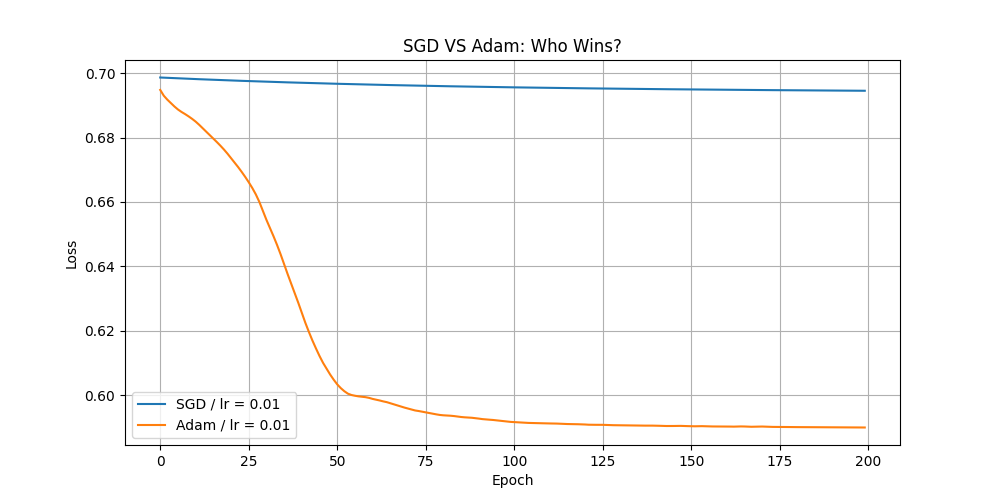

This figure's Python source:
import torch 
import torch.nn as nn
import numpy as np
import matplotlib.pyplot as plt
from sklearn.datasets import make_moons , make_circles

# MOONS 
# Generate Dataset
X , y = make_moons(n_samples = 1000 , noise = 0.2 , random_state = 42)
X_train = torch.FloatTensor(X)
y_train = torch.LongTensor(y)

# Visualize the data 
plt.scatter(X[:,0], X[:,1], c=y)
plt.title('The Moons Dataset - Can your optimizer solve this?')
plt.xlabel('Feature 1')
plt.ylabel('Feature 2')
plt.savefig('dataset.png')
plt.show()

# Build MLP 
class Moons_mlp(nn.Module):

    def __init__(self):
        super().__init__()
        self.layer = nn.Sequential(
            nn.Linear(2, 10),
            nn.ReLU(),
            nn.Linear(10, 5),
            nn.ReLU(),
            nn.Linear(5, 2)
        )

    def forward(self, x):
        return self.layer(x)
    
# Train the Model
def train_model(model , optimizer_name , lr = 0.01 , epochs = 100):
    loss = nn.CrossEntropyLoss()

    if optimizer_name == 'SGD' :
        optimizer = torch.optim.SGD(model.parameters(), lr = lr)
    if optimizer_name == 'Adam' :
        optimizer = torch.optim.Adam(model.parameters(), lr = lr)

    losses = []

    for epoch in range(epochs):
        # Forward pass
        outputs = model(X_train)
        loss_fnct = loss(outputs , y_train)

        # Backward pass
        optimizer.zero_grad()
        loss_fnct.backward()
        optimizer.step()

        # Append the Loss
        losses.append(loss_fnct.item())

        if epoch % 10 == 0:
            print(f"{optimizer_name} - Epoch {epoch}, Loss: {loss_fnct.item():.4f}")
        
    return losses

# Test SGD
model_SGD = Moons_mlp()
SGD_losses = train_model(model_SGD, 'SGD', 0.01, 100)

# Test Adam 
model_Adam = Moons_mlp()
Adam_losses= train_model( model_Adam , 'Adam', 0.01, 100)

# Visualize the data 
plt.figure(figsize= (10, 5))
plt.plot(SGD_losses , label= 'SGD / lr = 0.01')
plt.plot(Adam_losses , label= 'Adam / lr = 0.01')
plt.xlabel('Epoch')
plt.ylabel('Loss')
plt.title('SGD VS Adam: Who Wins?')
plt.legend()
plt.grid(True)
plt.savefig('optimizer_comparison.png')
plt.show()

# Final Result
print(f"Final SGD loss : {SGD_losses[-1]:.4f}")
print(f"Final Adam loss : {Adam_losses[-1]:.4f}")


# Circles
# Generate Dataset
X , y = make_circles(n_samples=1000, noise = 0.2, random_state = 42)
X_train = torch.FloatTensor(X)
y_train = torch.LongTensor(y)

# Visualize the data 1
plt.scatter(X[:,0], X[:,1], c=y)
plt.xlabel('Feature 1')
plt.ylabel('Feature 2')
plt.title('The Moons Dataset - Can your optimizer solve this?')
plt.savefig('scatter.png')
plt.show()

# Model
class Circles_mlp(nn.Module):
    def __init__(self):
        super().__init__()
        self.layer = nn.Sequential(
            nn.Linear(2, 10),
            nn.ReLU(),
            nn.Linear(10, 5),
            nn.ReLU(),
            nn.Linear(5, 2)
        )

    def forward(self , x):
        return self.layer(x)
    
def train_model(model , optimizer_name , lr = 0.01 , epochs = 100):
    loss = nn.CrossEntropyLoss()

    if optimizer_name == 'SGD' :
        optimizer = torch.optim.SGD(model.parameters(), lr=lr)
    if optimizer_name == 'Adam' : 
        optimizer = torch.optim.Adam(model.parameters(), lr=lr)

    losses = []

    for epoch in range(epochs):
        # Forward pass
        output = model(X_train)
        loss_fnct = loss(output, y_train)

        # Backward pass
        optimizer.zero_grad()
        loss_fnct.backward()
        optimizer.step()

        # Append loss
        losses.append(loss_fnct.item())

        if epoch % 10 == 0:
            print(f"{optimizer_name} - Epoch {epoch}, Loss: {loss_fnct.item():.4f}")

    return losses

model_SGD = Circles_mlp()
SGD_losses = train_model(model_SGD, 'SGD', 0.01, 200)

# Test Adam 
model_Adam = Circles_mlp()
Adam_losses= train_model( model_Adam , 'Adam', 0.01, 200)

# Visualize the data 
plt.figure(figsize= (10, 5))
plt.plot(SGD_losses , label= 'SGD / lr = 0.01')
plt.plot(Adam_losses , label= 'Adam / lr = 0.01')
plt.xlabel('Epoch')
plt.ylabel('Loss')
plt.title('SGD VS Adam: Who Wins?')
plt.legend()
plt.grid(True)
plt.savefig('optimizer_comparison.png')
plt.show()

# Final Result
print(f"Final SGD loss : {SGD_losses[-1]:.4f}")
print(f"Final Adam loss : {Adam_losses[-1]:.4f}")





